Frame 1 (no input): blank canvas, image omitted
Frame 60 (no input): blank canvas, image omitted
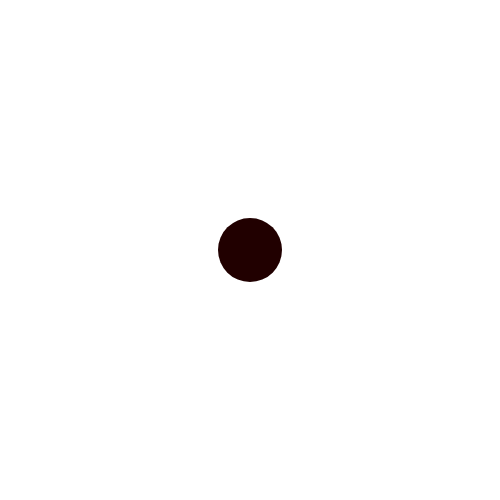
Frame 120 (the mouse pressed at the canvas centre since frame 60)

The p5.js sketch whose frames 1 and 60 were blank and that drew this single picture after the mouse press (run headless with seeded random() and noise() and a simulated clock; from frame 60 on, the mouse is pressed at the canvas centre):

// p5.js sketch
// ── sketch.js
var x = 250;
var y = 250;
var w = 5;
//var r = (w-50)/2;
var w1 = 0;
var w2 = 0;
var w3 = 0;

function setup() {
  createCanvas(500, 500);
  background(255);
  noStroke();
}

function draw() {
  background(255);
  //fill(r, 0, 0);
  redShade = map(w, 0, width, 0, 255);
  fill(redShade,0,0);
  ellipse(x, y, w, w);
  distance = dist(x, y, mouseX, mouseY);
  if (distance < w / 2) {
    w += 1; 
    //r += 1.2;
  } else {
    w = 5; 
    //r = 0;
  }
  //orange circle
  if (w>500) {
    fill(255, 145, 0);
    ellipse(x,y, w1, w1);
    w1 += 3;
  }
  //yellow circle
  if (w1>500) {
    fill(255, 230, 38);
    ellipse(x,y, w2, w2);
    w2 += 6;
  }
  //white circle
  if (w2>500) {
    fill(255);
    ellipse(x,y,w3,w3);
    w3 += 9;
  }
  //reset circles
  if (w3>600) {
    w=1;
    w1=0;
    w2=0;
    w3=0;
  }
}
